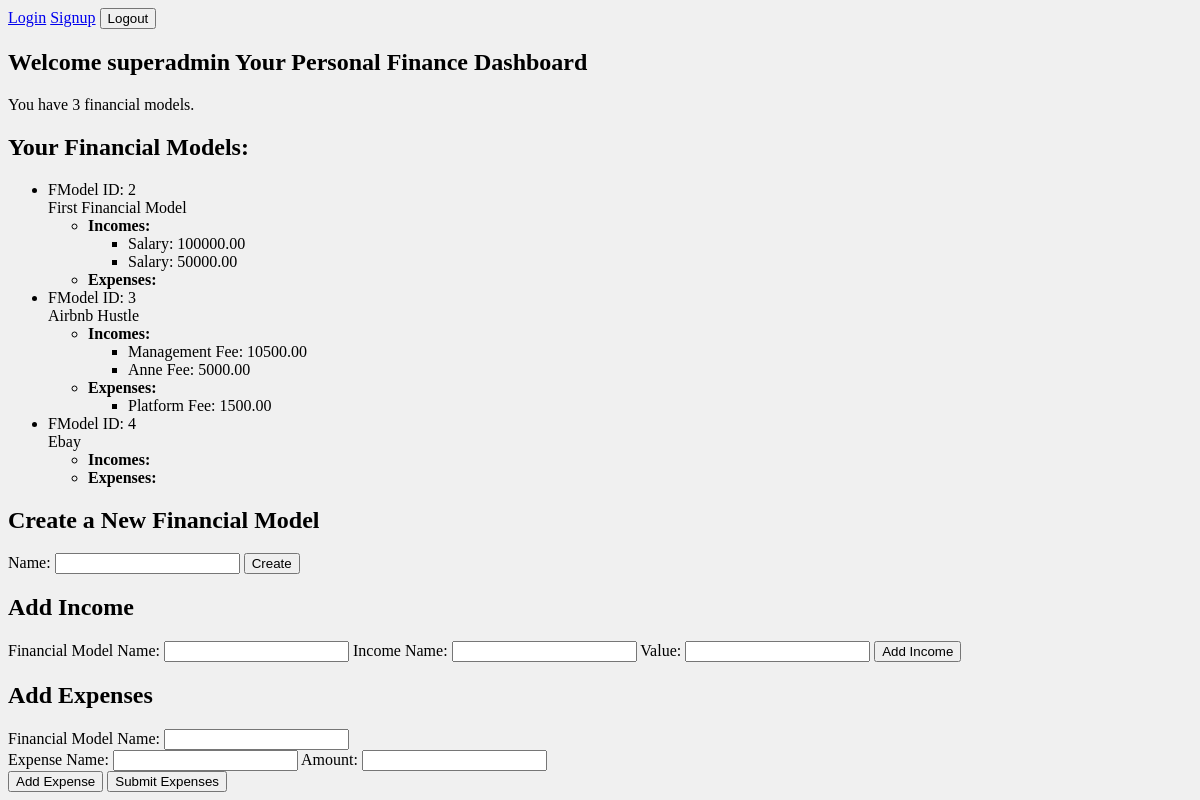
The app's page / (signed in), older data.
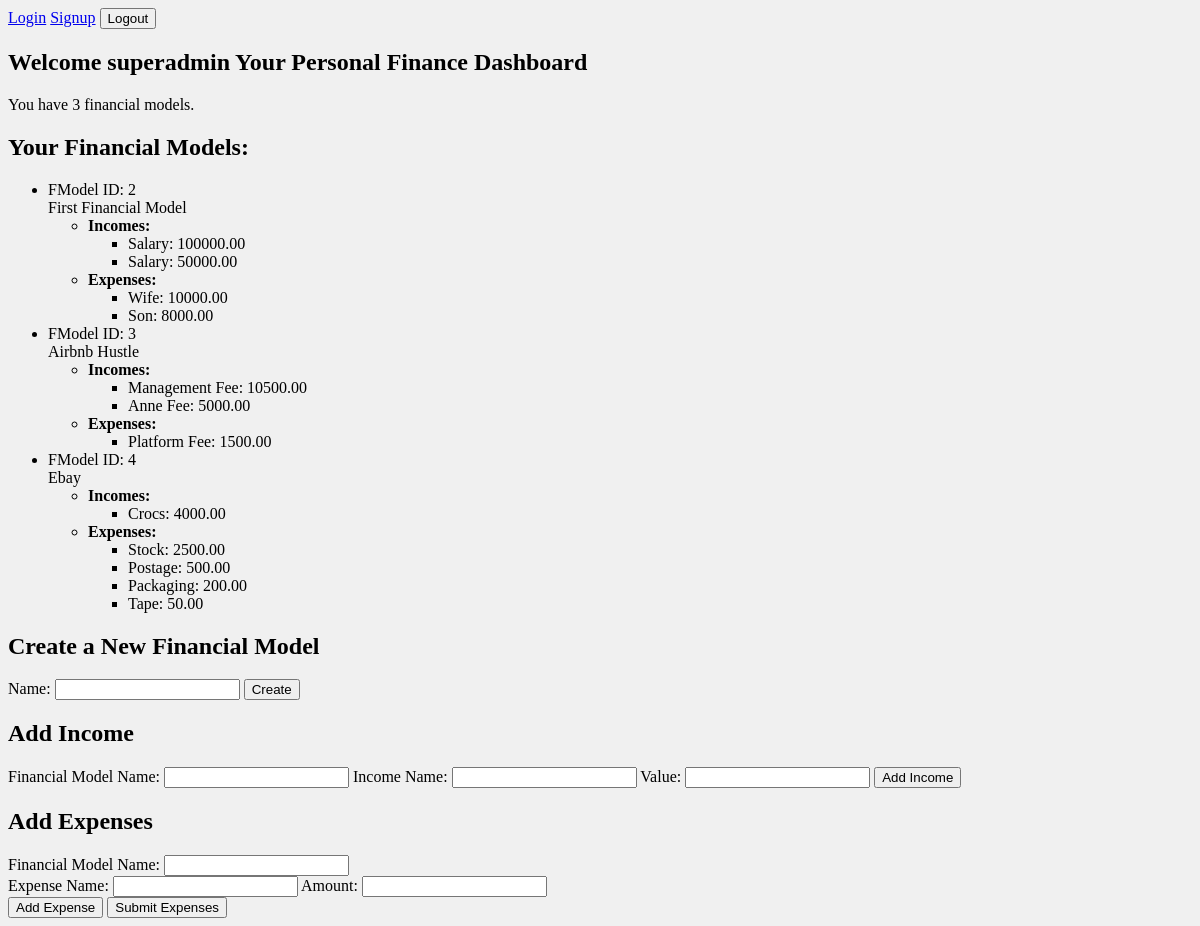
The same page, newer data.
### personalfinance/models.py (models this page shows)
class FModel(models.Model):
    id = models.IntegerField(primary_key=True)
    user = models.ForeignKey(User, on_delete=models.CASCADE)
    fmodel_name = models.CharField(max_length=100)
    created = models.DateField(auto_now=True)
    class Meta:
        constraints = [
            models.UniqueConstraint(fields=['user', 'fmodel_name'], name='unique_fmodel_per_user')
        ]

class Income(models.Model):
    id = models.IntegerField(primary_key=True)
    fmodel = models.ForeignKey(FModel, on_delete=models.CASCADE)
    income_name = models.CharField(max_length=100)
    value = models.DecimalField(max_digits=10, decimal_places=2)

class Expense(models.Model):
    id = models.IntegerField(primary_key=True)
    fmodel = models.ForeignKey(FModel, on_delete=models.CASCADE)
    expense_name = models.CharField(max_length=100)
    value = models.DecimalField(max_digits=10, decimal_places=2)

### personalfinance/views.py (the view)
# urls.py: path('', views.index, name="index"),
@login_required
def index(request):
    user = request.user
    fmodels = FModel.objects.filter(user=user).prefetch_related('income_set', 'expense_set')
    fmodel_count = fmodels.count()
    fmodels_with_income_and_expense = []
    for fmodel in fmodels:
        incomes = Income.objects.filter(fmodel=fmodel)
        expenses = Expense.objects.filter(fmodel=fmodel)
        fmodels_with_income_and_expense.append({
            'fmodel': fmodel,
            'incomes': incomes,
            'expenses': expenses
        })
    context = {
        'user': user,
        'fmodel_count': fmodel_count,
        'fmodels_with_income_and_expense': fmodels_with_income_and_expense
    }
    return render(request, 'personalfinance/index.html', context)

### personalfinance/templates/personalfinance/index.html (shortened to what this page needs)
{% load static %}
<!DOCTYPE html>
<html>
<head>
    <link rel="stylesheet" type="text/css" href="{% static 'personalfinance/styles.css' %}">
    <script src="https://code.jquery.com/jquery-3.7.1.js"></script></head>
<body>
    <a href="{% url 'login' %}">Login</a>
    <a href="{% url 'register' %}">Signup</a>
    <form id="logout-form" action="{% url 'logout' %}" method="post" style="display: inline;">
        <button type="submit">Logout</button>
    </form>
    <h2>Welcome {{ user.username }} Your Personal Finance Dashboard</h2>
    <p>You have {{ fmodel_count }} financial models.</p>
    <h2>Your Financial Models:</h2>
    <ul>
        {% for fmodel_with_ie in fmodels_with_income_and_expense %}
            <li>
                FModel ID: {{ fmodel_with_ie.fmodel.id }} </br>
                {{ fmodel_with_ie.fmodel.fmodel_name }}
                <ul>
                    <li><strong>Incomes:</strong>
                        <ul>
                            {% for income in fmodel_with_ie.incomes %}
                                <li>{{ income.income_name }}: {{ income.value }}</li>
                            {% endfor %}
                        </ul>
                    </li>
                    <li><strong>Expenses:</strong>
                        <ul>
                            {% for expense in fmodel_with_ie.expenses %}
                                <li>{{ expense.expense_name }}: {{ expense.value }}</li>
                            {% endfor %}
                        </ul>
                    </li>
                </ul>
            </li>
        {% endfor %}
    </ul>
    <div>
        <h2>Create a New Financial Model</h2>
        <form id="createFModelForm">
            <label for="fmodel_name">Name:</label>
            <input type="text" id="fmodel_name" name="fmodel_name" required>
            <button type="button" onclick="submitFModelForm()">Create</button>
        </form>
    </div>
    <div>
    <h2>Add Income</h2>
        <form id="createIncomeForm">
            <label for="fmodel_name">Financial Model Name:</label>
            <input type="text" id="fmodel_name" name="fmodel_name" required>
            <label for="income_name">Income Name:</label>
            <input type="text" id="income_name" name="income_name" required>
            <label for="value">Value:</label>
            <input type="number" step="0.01" id="value" name="value" required>
            <button type="button" onclick="submitIncomeForm()">Add Income</button>
        </form>
    </div>
    <div>
        <h2>Add Expenses</h2>
        <form id="createExpenseForm">
            <label for="fmodel_name_expense">Financial Model Name:</label>
            <input type="text" id="fmodel_name_expense" name="fmodel_name" required>
            <div id="expensesContainer">
                <div class="expense-entry">
                    <label for="expense_name_0">Expense Name:</label>
                    <input type="text" id="expense_name_0" name="expense_name" required>
                    <label for="expense_value_0">Amount:</label>
                    <input type="number" step="0.01" id="expense_value_0" name="value" required>
                </div>
            </div>
            <button type="button" onclick="addExpenseEntry()">Add Expense</button>
            <button type="button" onclick="submitExpenseForm()">Submit Expenses</button>
        </form>
    </div>
</body>
</html>

### personalfinance/static/personalfinance/styles.css (style rules this page uses)
body { background-color: #f0f0f0; }

Row changes from the older to the newer data that the page shows:
added Expense: expense_name "Wife", value "10000.00", shown under FModel "First Financial Model"
added Expense: expense_name "Son", value "8000.00", shown under FModel "First Financial Model"
added Income: income_name "Crocs", value "4000.00", shown under FModel "Ebay"
added Expense: expense_name "Stock", value "2500.00", shown under FModel "Ebay"
added Expense: expense_name "Postage", value "500.00", shown under FModel "Ebay"
added Expense: expense_name "Packaging", value "200.00", shown under FModel "Ebay"
added Expense: expense_name "Tape", value "50.00", shown under FModel "Ebay"
